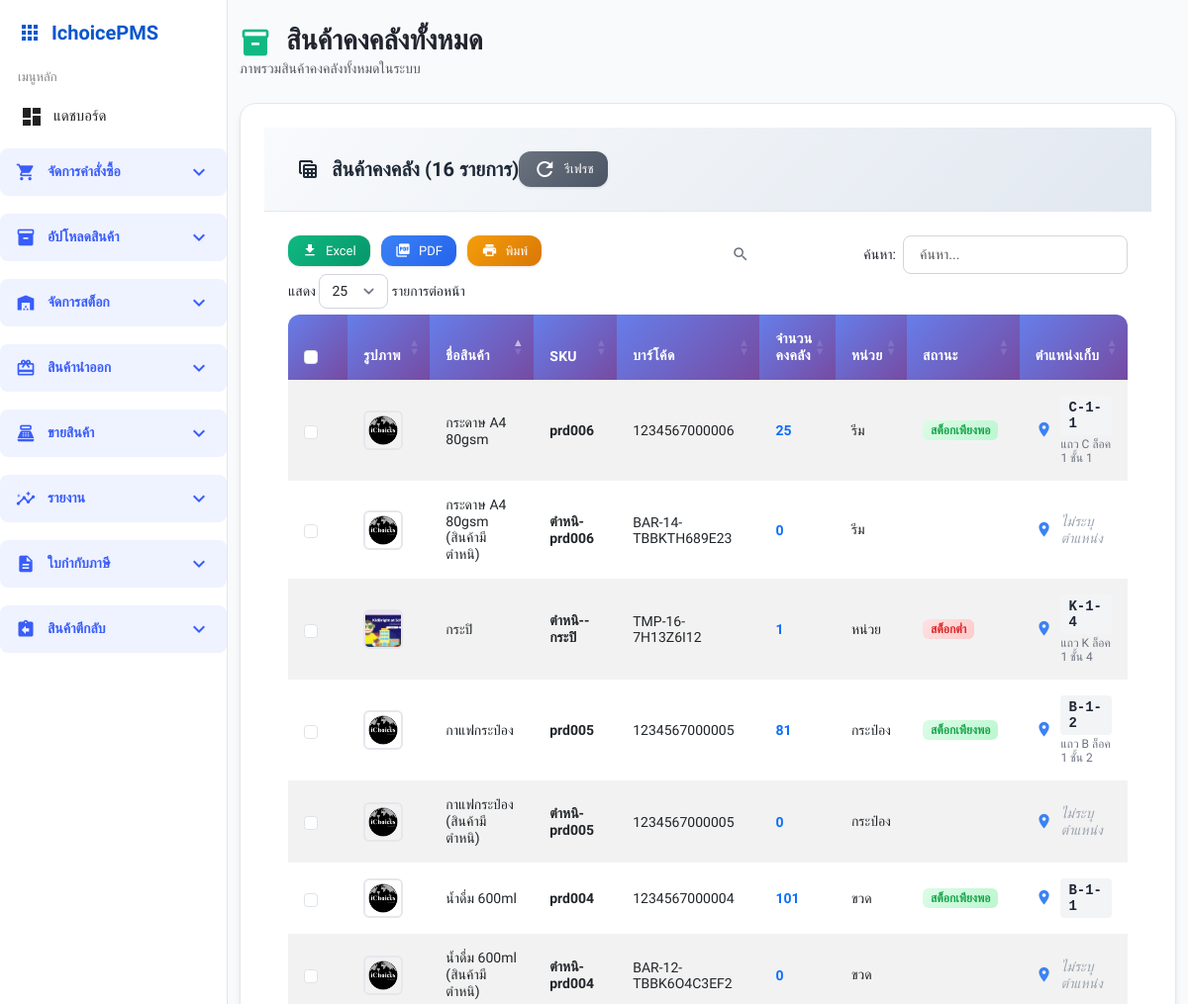
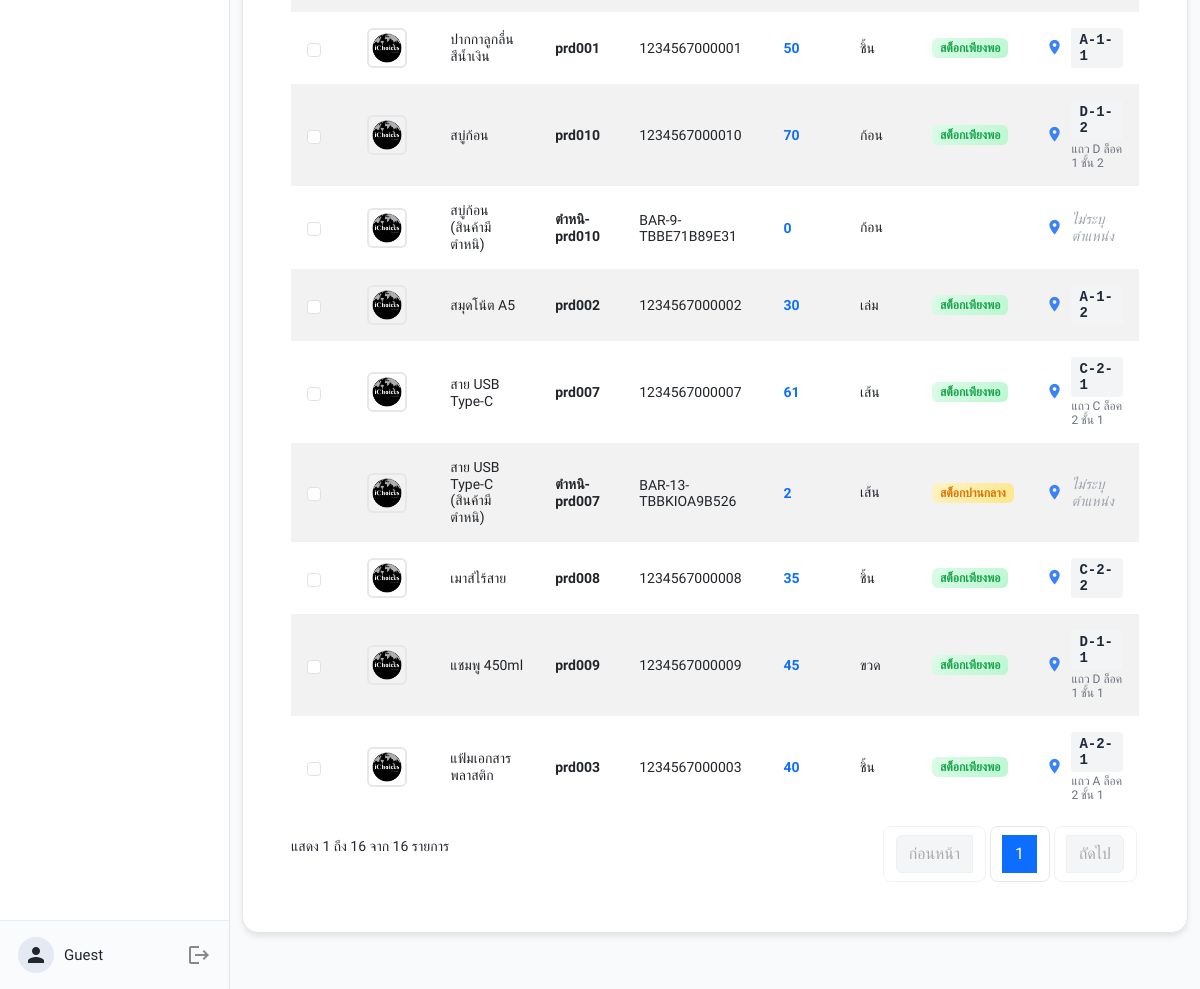
The app's page /stock/all_stock.php with its own data (2 pictures, top to bottom).
### tables this page shows
CREATE TABLE `products` (
  `product_id` int(11) NOT NULL,
  `name` varchar(100) NOT NULL,
  `sku` varchar(255) DEFAULT NULL,
  `barcode` varchar(50) DEFAULT NULL,
  `unit` varchar(20) DEFAULT NULL,
  `image` varchar(255) DEFAULT NULL,
  `remark_color` varchar(100) NOT NULL,
  `remark_weight` varchar(255) DEFAULT NULL,
  `remark_split` int(11) NOT NULL,
  `is_active` int(11) NOT NULL,
  `created_by` int(11) DEFAULT NULL,
  `created_at` datetime DEFAULT current_timestamp(),
  `product_category_id` int(11) DEFAULT NULL,
  `category_name` varchar(100) DEFAULT NULL COMMENT 'ชื่อประเภท'
);

### stock/all_stock.php (the view, shortened to what this page needs)
<?php
include '../templates/sidebar.php';
$sql_stock = "
    SELECT
        p.product_id,
        p.name,
        p.sku,
        p.barcode,
        p.unit,
        p.image,
        COALESCE(SUM(ri.receive_qty), 0) AS total_stock,
        CASE
            WHEN l.row_code IS NOT NULL AND l.bin IS NOT NULL AND l.shelf IS NOT NULL
            THEN CONCAT(l.row_code, '-', l.bin, '-', l.shelf)
            WHEN l.description IS NOT NULL
            THEN l.description
            ELSE 'ไม่ระบุตำแหน่ง'
        END as location_display,
        l.description as location_description,
        CASE
            WHEN COALESCE(SUM(ri.receive_qty), 0) > 10 THEN 'high'
            WHEN COALESCE(SUM(ri.receive_qty), 0) BETWEEN 2 AND 10 THEN 'medium'
            WHEN COALESCE(SUM(ri.receive_qty), 0) <= 1 AND COALESCE(SUM(ri.receive_qty), 0) > 0 THEN 'low'
            ELSE 'out'
        END as stock_status
    FROM products p
    LEFT JOIN purchase_order_items poi ON poi.product_id = p.product_id
    LEFT JOIN receive_items ri ON ri.item_id = poi.item_id
    LEFT JOIN product_location pl ON pl.product_id = p.product_id
    LEFT JOIN locations l ON l.location_id = pl.location_id
    GROUP BY p.product_id, p.name, p.sku, p.barcode, p.unit, p.image, l.row_code, l.bin, l.shelf, l.description
    HAVING total_stock >= 0
    ORDER BY p.name
";
$stmt = $pdo->query($sql_stock);
$products = $stmt->fetchAll(PDO::FETCH_ASSOC);
?>
<!DOCTYPE html>
<html lang="th">
<head>
    <link href="https://cdn.jsdelivr.net/npm/bootstrap@5.3.0/dist/css/bootstrap.min.css" rel="stylesheet">
    <link href="https://cdn.datatables.net/1.13.7/css/dataTables.bootstrap5.min.css" rel="stylesheet">
    <link rel="stylesheet" href="../assets/base.css">
    <link rel="stylesheet" href="../assets/sidebar.css">
    <link rel="stylesheet" href="../assets/components.css">
    <link href="../assets/modern-table.css" rel="stylesheet">
    <link href="../assets/mainwrap-modern.css" rel="stylesheet">
</head>
<body>
<div class="mainwrap">
    <div class="container-fluid py-4">
        <div class="d-flex justify-content-between align-items-center mb-4">
            <div>
                <h1 class="h3 mb-0 text-gray-800 fw-bold">
                    <span class="material-icons align-middle me-2" style="font-size: 2rem; color: #10b981;">inventory_2</span>
                    สินค้าคงคลังทั้งหมด
                </h1>
                <p class="text-muted mb-0">ภาพรวมสินค้าคงคลังทั้งหมดในระบบ</p>
            </div>
        </div>
        <div class="table-card">
            <div class="table-header">
                <div class="d-flex justify-content-between align-items-center">
                    <h5 class="table-title mb-0">
                        <span class="material-icons">table_view</span>
                        สินค้าคงคลัง (<?= count($products) ?> รายการ)
                    </h5>
                    <div class="table-actions">
                        <button class="btn-modern btn-modern-secondary btn-sm refresh-table me-2" onclick="location.reload()">
                            <span class="material-icons">refresh</span>
                            รีเฟรช
                        </button>
                    </div>
                </div>
            </div>
            <div class="table-body">
                <table id="all-stock-table" class="table modern-table table-striped table-hover">
                    <thead>
                        <tr>
                            <th style="width: 60px;">รูปภาพ</th>
                            <th>ชื่อสินค้า</th>
                            <th>SKU</th>
                            <th>บาร์โค้ด</th>
                            <th>จำนวนคงคลัง</th>
                            <th>หน่วย</th>
                            <th>สถานะ</th>
                            <th>ตำแหน่งเก็บ</th>
                        </tr>
                    </thead>
                    <tbody>
                        <?php if (empty($products)): ?>
                        <tr>
                            <td colspan="8" class="text-center py-4">
                                <div class="d-flex flex-column align-items-center">
                                    <span class="material-icons mb-2" style="font-size: 3rem; color: #d1d5db;">inventory</span>
                                    <h5 class="text-muted">ไม่พบข้อมูลสินค้าคงคลัง</h5>
                                    <p class="text-muted mb-0">ยังไม่มีการรับสินค้าเข้าสต็อก</p>
                                </div>
                            </td>
                        </tr>
                        <?php else: ?>
                        <?php foreach ($products as $product): ?>
                            <tr data-id="<?= $product['product_id'] ?>">
                                <td>
                                    <?php
                                    $image_path = '../images/noimg.png';
                                    if (!empty($product['image'])) {
                                        $possible_paths = [];
                                        if (strpos($product['image'], 'images/') === 0) {
                                            $possible_paths[] = '../' . $product['image'];
                                        } else {
                                            $possible_paths[] = '../images/' . $product['image'];
                                        }
                                        $possible_paths[] = '../' . $product['image'];
                                        foreach ($possible_paths as $path) {
                                            if (file_exists($path)) {
                                                $image_path = $path;
                                                break;
                                            }
                                        }
                                    }
                                    ?>
                                    <img src="<?= htmlspecialchars($image_path) ?>"
                                         alt="<?= htmlspecialchars($product['name']) ?>"
                                         class="product-image"
                                         onerror="this.src='../images/noimg.png'">
                                </td>
                                <td><?= htmlspecialchars($product['name']) ?></td>
                                <td><span class="fw-bold"><?= htmlspecialchars($product['sku']) ?></span></td>
                                <td><?= htmlspecialchars($product['barcode']) ?></td>
                                <td><span class="fw-bold text-primary"><?= number_format($product['total_stock']) ?></span></td>
                                <td><?= htmlspecialchars($product['unit']) ?></td>
                                <td>
                                    <?php
                                    $status_text = '';
                                    $status_class = '';
                                    switch ($product['stock_status']) {
                                        case 'high':
                                            $status_text = 'สต็อกเพียงพอ';
                                            $status_class = 'stock-high';
                                            break;
                                        case 'medium':
                                            $status_text = 'สต็อกปานกลาง';
                                            $status_class = 'stock-medium';
                                            break;
                                        case 'low':
                                            $status_text = 'สต็อกต่ำ';
                                            $status_class = 'stock-low';
                                            break;
                                    }
                                    ?>
                                    <span class="badge stock-badge <?= $status_class ?>"><?= $status_text ?></span>
                                </td>
                                <td>
                                    <div class="location-info">
                                        <span class="material-icons text-info" style="font-size: 1.1rem;">place</span>
                                        <div>
                                            <?php if ($product['location_display'] === 'ไม่ระบุตำแหน่ง'): ?>
                                                <span class="no-location"><?= htmlspecialchars($product['location_display']) ?></span>
                                            <?php else: ?>
                                                <div class="location-code"><?= htmlspecialchars($product['location_display']) ?></div>
                                                <?php if (!empty($product['location_description']) && $product['location_description'] != $product['location_display']): ?>
                                                    <div class="location-description"><?= htmlspecialchars($product['location_description']) ?></div>
                                                <?php endif; ?>
                                            <?php endif; ?>
                                        </div>
                                    </div>
                                </td>
                            </tr>
                        <?php endforeach; ?>
                        <?php endif; ?>
                    </tbody>
                </table>
            </div>
        </div>
    </div>
</div>
</body>
</html>

### assets/base.css (style rules this page uses)
:root { --brand: #1634ab; --bg: #f6f7fb; --card: #fff; --border: #efefef; --accent: #eeffed; --danger: #f56565; --success: #32c671; --pending: #ffd45e; --text: #21252e; --muted: #7d869c; --font-base: 14px; }
* { box-sizing: border-box; }
body { margin: 0; background: var(--bg); font-family: 'Prompt', sans-serif; color: var(--text); font-size: var(--font-base); }

### assets/sidebar.css (style rules this page uses)
@media (min-width: 901px) { .mainwrap { margin-left: 230px; transition: margin-left 0.2s; } }

### assets/components.css (style rules this page uses)
.table-card { background:#fff; border-radius:12px; box-shadow:0 2px 18px #0001; padding:24px; max-width:1200px; margin:auto; }

### assets/modern-table.css (style rules this page uses)
.mainwrap { --table-primary: #667eea; --table-gradient: linear-gradient(135deg, #667eea 0%, #764ba2 100%); --table-success: #10b981; --table-warning: #f59e0b; --table-danger: #ef4444; --table-info: #3b82f6; --table-light: #f8fafc; --table-dark: #1f2937; --table-border: #e5e7eb; --table-shadow: 0 4px 6px -1px rgba(0, 0, 0, 0.1); }
table.modern-table { border-collapse: separate !important; border-spacing: 0 !important; width: 100% !important; font-size: 0.875rem; }
table.modern-table thead th { background: var(--table-gradient) !important; color: white !important; font-weight: 600 !important; padding: 1rem !important; text-align: left !important; border: none !important; font-size: 0.875rem !important; text-transform: uppercase !important; letter-spacing: 0.025em !important; position: relative; }
table.modern-table thead th:last-child { border-radius: 0 0.75rem 0 0; }
table.modern-table tbody tr { border-bottom: 1px solid var(--table-border); transition: all 0.3s ease; }
table.modern-table tbody tr:last-child { border-bottom: none; }
table.modern-table tbody td { padding: 1rem !important; vertical-align: middle !important; border: none !important; }
.btn-modern { padding: 0.625rem 1.25rem; border-radius: 0.75rem; font-weight: 500; border: none; cursor: pointer; transition: all 0.3s ease; display: inline-flex; align-items: center; gap: 0.5rem; text-decoration: none; font-size: 0.875rem; }
.text-info { color: var(--table-info) !important; }

### assets/mainwrap-modern.css (style rules this page uses)
.mainwrap .table-card { background: white; border-radius: 1rem; box-shadow: 0 4px 6px -1px rgba(0, 0, 0, 0.1); border: 1px solid #e5e7eb; overflow: hidden; margin-bottom: 2rem; }
.mainwrap .table-header { padding: 1.5rem 2rem; background: linear-gradient(135deg, #f8fafc 0%, #e2e8f0 100%); border-bottom: 1px solid #e5e7eb; display: flex; justify-content: between; align-items: center; flex-wrap: wrap; gap: 1rem; }
.mainwrap .table-title { font-size: 1.25rem; font-weight: 600; color: #1f2937; display: flex; align-items: center; gap: 0.75rem; }
.mainwrap .table-body { padding: 0; }
.mainwrap .table-actions { display: flex; gap: 0.75rem; flex-wrap: wrap; }
.mainwrap .btn-modern { display: inline-flex; align-items: center; gap: 0.5rem; padding: 0.625rem 1.25rem; font-size: 0.875rem; font-weight: 500; border-radius: 0.75rem; border: none; cursor: pointer; text-decoration: none; transition: all 0.3s ease; box-shadow: 0 1px 3px rgba(0, 0, 0, 0.1); }
.mainwrap .btn-modern-secondary { background: linear-gradient(135deg, #6b7280 0%, #4b5563 100%); color: white; }
.mainwrap .btn-sm { padding: 0.375rem 0.875rem; font-size: 0.8125rem; }
.mainwrap * { position: relative; }

### templates/sidebar.php (style rules this page uses)
body { margin: 0; font-family: 'Prompt', sans-serif; }

### stock/all_stock.php (style rules this page uses)
body { font-family: 'Prompt', sans-serif; background-color: #f8fafc; }
.product-image { width: 40px; height: 40px; object-fit: cover; border-radius: 6px; border: 2px solid #e5e7eb; }
.stock-badge { font-size: 0.75rem; font-weight: 600; padding: 0.25rem 0.5rem; border-radius: 6px; }
.stock-low { background: linear-gradient(135deg, #fee2e2 0%, #fecaca 100%); color: #dc2626; }
.stock-medium { background: linear-gradient(135deg, #fef3c7 0%, #fde68a 100%); color: #d97706; }
.stock-high { background: linear-gradient(135deg, #dcfce7 0%, #bbf7d0 100%); color: #16a34a; }
.location-info { display: flex; align-items: center; gap: 0.5rem; }
.location-code { font-family: 'Courier New', monospace; font-weight: 600; color: #1f2937; background: #f3f4f6; padding: 0.25rem 0.5rem; border-radius: 4px; font-size: 0.875rem; }
.location-description { font-size: 0.75rem; color: #6b7280; margin-top: 0.125rem; }
.no-location { color: #9ca3af; font-style: italic; }

### records on screen
products: name "กระดาษ A4 80gsm", sku "prd006", barcode "1234567000006", total_stock "25", unit "รีม", status_text "สต็อกเพียงพอ", location_display "C-1-1", location_description "แถว C ล็อค 1 ชั้น 1"
products: name "กระดาษ A4 80gsm (สินค้ามีตำหนิ)", sku "ตำหนิ-prd006", barcode "BAR-14-TBBKTH689E23", total_stock "0", unit "รีม", location_display "ไม่ระบุตำแหน่ง"
products: shows a picture, name "กระปิ", sku "ตำหนิ--กระปิ", barcode "TMP-16-7H13Z6I12", total_stock "1", unit "หน่วย", status_text "สต็อกต่ำ", location_display "K-1-4", location_description "แถว K ล็อค 1 ชั้น 4"
products: name "กาแฟกระป๋อง", sku "prd005", barcode "1234567000005", total_stock "81", unit "กระป๋อง", status_text "สต็อกเพียงพอ", location_display "B-1-2", location_description "แถว B ล็อค 1 ชั้น 2"
products: name "กาแฟกระป๋อง (สินค้ามีตำหนิ)", sku "ตำหนิ-prd005", barcode "1234567000005", total_stock "0", unit "กระป๋อง", location_display "ไม่ระบุตำแหน่ง"
products: name "น้ำดื่ม 600ml", sku "prd004", barcode "1234567000004", total_stock "101", unit "ขวด", status_text "สต็อกเพียงพอ", location_display "B-1-1"
products: name "น้ำดื่ม 600ml (สินค้ามีตำหนิ)", sku "ตำหนิ-prd004", barcode "BAR-12-TBBK6O4C3EF2", total_stock "0", unit "ขวด", location_display "ไม่ระบุตำแหน่ง"
products: name "ปากกาลูกลื่นสีน้ำเงิน", sku "prd001", barcode "1234567000001", total_stock "50", unit "ชิ้น", status_text "สต็อกเพียงพอ", location_display "A-1-1"
products: name "สบู่ก้อน", sku "prd010", barcode "1234567000010", total_stock "70", unit "ก้อน", status_text "สต็อกเพียงพอ", location_display "D-1-2", location_description "แถว D ล็อค 1 ชั้น 2"
products: name "สบู่ก้อน (สินค้ามีตำหนิ)", sku "ตำหนิ-prd010", barcode "BAR-9-TBBE71B89E31", total_stock "0", unit "ก้อน", location_display "ไม่ระบุตำแหน่ง"
products: name "สมุดโน้ต A5", sku "prd002", barcode "1234567000002", total_stock "30", unit "เล่ม", status_text "สต็อกเพียงพอ", location_display "A-1-2"
products: name "สาย USB Type-C", sku "prd007", barcode "1234567000007", total_stock "61", unit "เส้น", status_text "สต็อกเพียงพอ", location_display "C-2-1", location_description "แถว C ล็อค 2 ชั้น 1"
products: name "สาย USB Type-C (สินค้ามีตำหนิ)", sku "ตำหนิ-prd007", barcode "BAR-13-TBBKIOA9B526", total_stock "2", unit "เส้น", status_text "สต็อกปานกลาง", location_display "ไม่ระบุตำแหน่ง"
products: name "เมาส์ไร้สาย", sku "prd008", barcode "1234567000008", total_stock "35", unit "ชิ้น", status_text "สต็อกเพียงพอ", location_display "C-2-2"
products: name "แชมพู 450ml", sku "prd009", barcode "1234567000009", total_stock "45", unit "ขวด", status_text "สต็อกเพียงพอ", location_display "D-1-1", location_description "แถว D ล็อค 1 ชั้น 1"
products: name "แฟ้มเอกสารพลาสติก", sku "prd003", barcode "1234567000003", total_stock "40", unit "ชิ้น", status_text "สต็อกเพียงพอ", location_display "A-2-1", location_description "แถว A ล็อค 2 ชั้น 1"

### other values on screen
$user_name "Guest"
count($products) "16"
